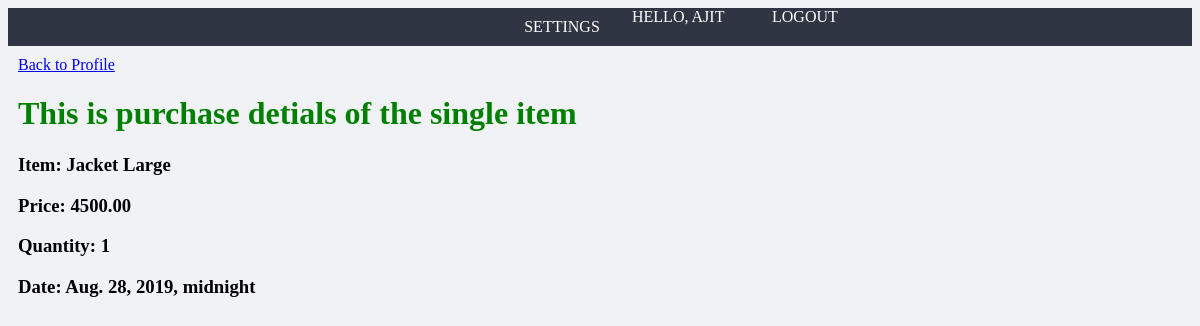
Screenshot of /purchase_details/22 (signed in) with the database file from the repository.
### main_app/models.py (models this page shows, shortened)
class Sales(models.Model):
    item = models.ForeignKey(Item, on_delete=models.CASCADE)
    quantity = models.DecimalField(max_digits=5, decimal_places=0)
    customer = models.ForeignKey(Customer, on_delete=models.CASCADE)
    date = models.DateTimeField()

class Item(models.Model):
    name = models.CharField(max_length=50)
    price = models.DecimalField(max_digits=8, decimal_places=2)
    brand = models.ForeignKey(Brand, on_delete=models.CASCADE, null=True, blank=True)
    cat = models.ForeignKey(Category, on_delete=models.CASCADE, null=True, blank=True)
    subCat = models.ForeignKey(SubCategory, on_delete=models.CASCADE, null=True, blank=True)
    supplier = models.ForeignKey(Supplier, on_delete=models.CASCADE,  null=True, blank=True) # This is not solved
    quantity = models.DecimalField(default=0, max_digits=5, decimal_places=0)
    available = models.BooleanField(default=False, null=True, blank=True)

### main_app/decorators.py (the view)
        def wrapper_func(request, *args, **kwargs):
            group = None
            if request.user.groups.exists():
                group = request.user.groups.all()[0].name
            if group in allowed_roles:
                return view_func(request, *args, **kwargs)
            else:
                return HttpResponse('404 file not found')

### main_app/views.py (called while the page is built)
@login_required(login_url='main_app:login')
@allowed_user(allowed_roles=['Customer'])
def purchaseDetails(request,pk):
    purchase = Sales.objects.get(id=pk)
    context = {'item': purchase}
    return render(request, 'main_app/customer_purchase_details.html', context)

### templates/main_app/customer_purchase_details.html
{% extends 'main_app/base.html' %}
{% block body_block %}
<a href="{% url 'main_app:index' %}">Back to Profile</a>
<h1>This is purchase detials of the single item</h1>
<h3>Item: {{ item.item.name }}</h3>
<h3>Price: {{ item.item.price }}</h3>
<h3>Quantity: {{ item.quantity }}</h3>
<h3>Date: {{ item.date }}</h3>
{% endblock body_block %}

### templates/main_app/base.html (shortened to what this page needs)
<!DOCTYPE html>
{% load static %}
<html lang="en">
<head>
    <link rel="stylesheet" href="{% static 'css/style.css' %}">
</head>
<body>
    <nav>
        <ul>
            {% if request.user.is_staff %}
                <li>
                    <a href="{% url 'main_app:index' %}">Home</a>
                </li>
                <li>
                    <a href="{% url 'main_app:dashboard' %}">Dashboard</a>
                </li>
            {% else %}
                <li>
                    <a href="{% url 'main_app:accountSettings' %}">Settings</a>
                </li>
            {% endif %}
            <span>Hello, {{ request.user }}</span>
            <span><a href="{% url 'main_app:logout' %}">Logout</a></span>
        </ul>
    </nav>
    <div class="conatiner">
        {% block body_block %}
        {% endblock body_block %}
    </div>
</body>
</html>

### static/css/style.css (style rules this page uses)
:root { --primary: #ffffff; --secondary: #f1f2f6; --fitted: #dfe4ea; --primaryDark: #2f3542; --fittedDark: #747d8c; --secondaryDark: #57606f; --shadow: 0 1px 5px rgba(104, 104, 104, 0.8); }
* { background: var(--secondary); }
h1 { color: green; }
div { margin: 10px; }
nav { background: var(--primaryDark); width: 100%; }
nav ul { display: grid; height: 100%; grid-template-columns: repeat(5, 140px); justify-content: flex-end; background: transparent; margin: 0; padding: 0; }
nav ul li { list-style: none; background: transparent; display: block; margin: 10px; text-align: center; }
nav ul li a, nav ul span, nav ul span a { text-decoration: none; text-transform: uppercase; background: transparent; color: var(--primary); }

### rows the page displays
Sales: item.name "Jacket Large", item.price "4500.00", quantity "1", date "Aug. 28, 2019, midnight"

### other values shown
{{ request.user }} "AJIT"
